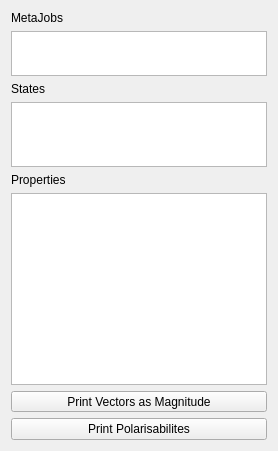
          <widget class="QWidget" name="tab_8">
           <attribute name="title">
            <string>Pol</string>
           </attribute>
           <layout class="QVBoxLayout" name="verticalLayout_16">
            <item>
             <widget class="QLabel" name="label_24">
              <property name="text">
               <string>MetaJobs</string>
              </property>
             </widget>
            </item>
            <item>
             <widget class="QListWidget" name="select_pol_metajobs">
              <property name="maximumSize">
               <size>
                <width>16777215</width>
                <height>45</height>
               </size>
              </property>
              <property name="selectionMode">
               <enum>QAbstractItemView::ExtendedSelection</enum>
              </property>
             </widget>
            </item>
            <item>
             <widget class="QLabel" name="label_25">
              <property name="text">
               <string>States</string>
              </property>
             </widget>
            </item>
            <item>
             <widget class="QListWidget" name="select_pol_states">
              <property name="maximumSize">
               <size>
                <width>16777215</width>
                <height>65</height>
               </size>
              </property>
              <property name="selectionMode">
               <enum>QAbstractItemView::ExtendedSelection</enum>
              </property>
             </widget>
            </item>
            <item>
             <widget class="QLabel" name="label_23">
              <property name="text">
               <string>Properties</string>
              </property>
             </widget>
            </item>
            <item>
             <widget class="QListWidget" name="select_pol_properties">
              <property name="maximumSize">
               <size>
                <width>16777215</width>
                <height>16777215</height>
               </size>
              </property>
              <property name="selectionMode">
               <enum>QAbstractItemView::ExtendedSelection</enum>
              </property>
             </widget>
            </item>
            <item>
             <widget class="QToolButton" name="select_pol_vecs">
              <property name="sizePolicy">
               <sizepolicy hsizetype="Minimum" vsizetype="Fixed">
                <horstretch>0</horstretch>
                <verstretch>0</verstretch>
               </sizepolicy>
              </property>
              <property name="text">
               <string>Print Vectors as Magnitude</string>
              </property>
              <property name="checkable">
               <bool>true</bool>
              </property>
             </widget>
            </item>
            <item>
             <widget class="QPushButton" name="select_pol_button">
              <property name="minimumSize">
               <size>
                <width>190</width>
                <height>0</height>
               </size>
              </property>
              <property name="maximumSize">
               <size>
                <width>16777215</width>
                <height>16777215</height>
               </size>
              </property>
              <property name="text">
               <string>Print Polarisabilites</string>
              </property>
             </widget>
            </item>
           </layout>
          </widget>
